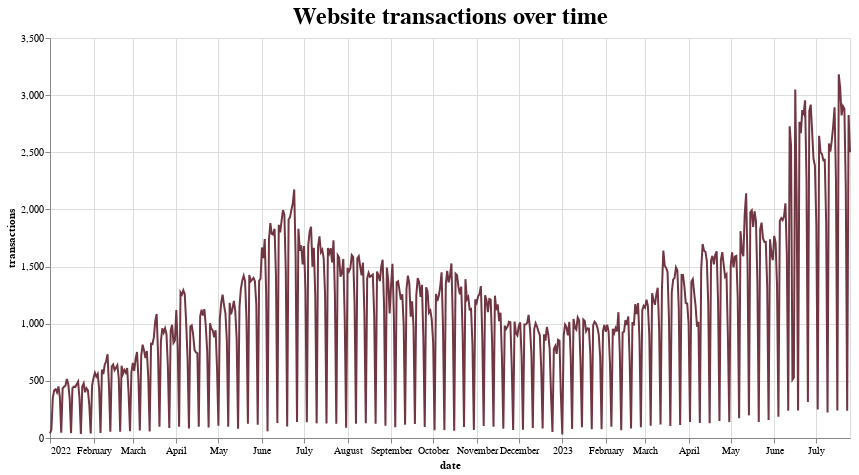

The notebook cell saved with this chart:
### Code cell
# convert to pandas dataframe from polars
trans = trans.to_pandas()
# create line chart
alt.Chart(
    trans,
    width=800, 
    height=400,
    title='Website transactions over time',
).mark_line().encode(
    x = 'date',
    y = 'transactions',
    color = alt.value('#703642'),
    tooltip = ['date', 'transactions',]
).configure_title(fontSize=24)

### Figure 1 — Vega-Lite specification as saved in the notebook (floating-point values rounded to 4 significant figures; data arrays with more than 128 entries replaced by an {"elided": "..."} marker saying what was removed)
{"config": {"view": {"continuousWidth": 400, "continuousHeight": 300}, "title": {"fontSize": 24}}, "data": {"name": "data-edf565884d866ca82d509c4626b8f11b"}, "mark": "line", "encoding": {"color": {"value": "#703642"}, "tooltip": [{"field": "date", "type": "temporal"}, {"field": "transactions", "type": "quantitative"}], "x": {"field": "date", "type": "temporal"}, "y": {"field": "transactions", "type": "quantitative"}}, "height": 400, "title": "Website transactions over time", "width": 800, "$schema": "https://vega.github.io/schema/vega-lite/v4.17.0.json", "datasets": {"data-edf565884d866ca82d509c4626b8f11b": {"elided": "571 records"}}}
